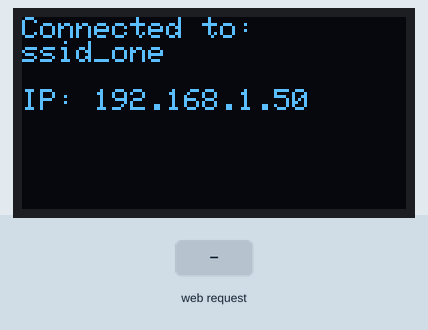
A sketch run on a simulated ESP8266 (NodeMCU). Shown: 128×64 one-colour display. Inputs (shaded band) come from the test bench. WiFi joins after 1.5 s; servers stay silent unless stated; what the sketch prints to the serial monitor is not drawn.

Above: at 3.1 s.
3.2 s: HTTP request GET /submit received
At 3.9 s:
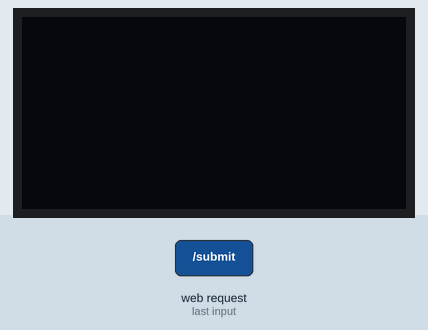
4.7 s: HTTP request GET /submit?text=1 received
At 5.9 s:
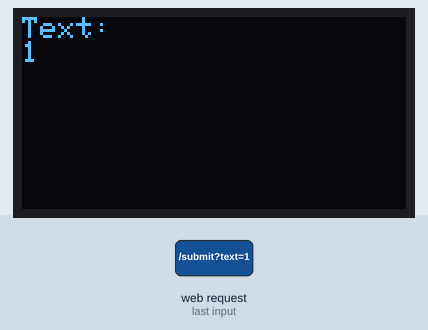
6.2 s: HTTP request GET /submit?number=1 received
At 7.3 s:
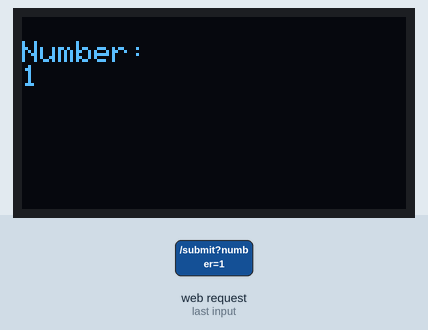
7.7 s: HTTP request GET /submit?text=1&number=1 received
At 8.4 s:
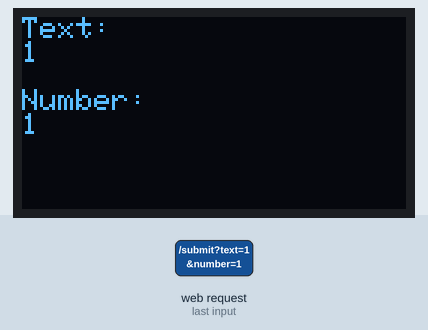
Timing chart, 0 to 10.7 s (numbered marks = the images above; inputs shaded):
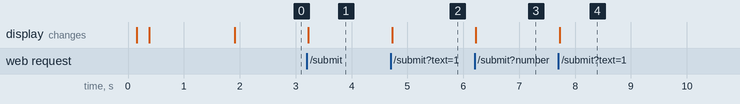

The sketch:

wifi-POC-simpleWebserver.ino
```cpp
#include <ESP8266WiFi.h>
#include <ESP8266WebServer.h>
#include <Wire.h>
#include <Adafruit_GFX.h>
#include <Adafruit_SSD1306.h>

/* ===== OLED CONFIG ===== */
#define SCREEN_WIDTH 128
#define SCREEN_HEIGHT 64
#define OLED_RESET -1

#define D1 5   // SCL
#define D2 4   // SDA

Adafruit_SSD1306 display(SCREEN_WIDTH, SCREEN_HEIGHT, &Wire, OLED_RESET);

/* ===== WIFI CONFIG ===== */
struct WiFiCred {
  const char* ssid;
  const char* password;
};

WiFiCred wifiList[] = {
  {"ssid_one", "password_one"},
  {"ssid_two", "password_two"},
  {"ssid_three", "password_three"}
};

const int WIFI_COUNT = sizeof(wifiList) / sizeof(wifiList[0]);
int currentWiFi = 0;
bool wifiConnected = false;

/* ===== WEB SERVER ===== */
ESP8266WebServer server(80);

/* ===== DISPLAY STATE ===== */
bool showingMessage = false;
unsigned long messageTime = 0;
const unsigned long MESSAGE_DISPLAY_TIME = 5000;

/* ===== WEB HANDLERS ===== */
void handleRoot() {
  String page =
    "<html><body>"
    "<h2>ESP8266 Control</h2>"
    "<form action='/submit' method='GET'>"
    "Text: <input type='text' name='text'><br><br>"
    "Number: <input type='number' name='number'><br><br>"
    "<input type='submit' value='Send'>"
    "</form>"
    "</body></html>";

  server.send(200, "text/html", page);
}

void handleSubmit() {
  String textValue = server.hasArg("text") ? server.arg("text") : "";
  String numberValue = server.hasArg("number") ? server.arg("number") : "";

  display.clearDisplay();
  display.setTextSize(1);
  display.setCursor(0, 0);

  if (textValue.length()) {
    display.println("Text:");
    display.println(textValue);
  }

  if (numberValue.length()) {
    display.println();
    display.println("Number:");
    display.println(numberValue);
  }

  display.display();

  showingMessage = true;
  messageTime = millis();

  server.sendHeader("Location", "/");
  server.send(303);
}

/* ===== OLED SCREENS ===== */
void showTryingScreen(const char* ssid) {
  display.clearDisplay();
  display.setTextSize(1);
  display.setCursor(0, 0);
  display.println("Trying WiFi:");
  display.println(ssid);
  display.display();
}

void showConnectedScreen(const char* ssid) {
  display.clearDisplay();
  display.setTextSize(1);
  display.setCursor(0, 0);
  display.println("Connected to:");
  display.println(ssid);
  display.println();
  display.print("IP: ");
  display.println(WiFi.localIP());
  display.display();
}

/* ===== WIFI LOGIC ===== */
void connectToWiFi() {
  wifiConnected = false;

  for (currentWiFi = 0; currentWiFi < WIFI_COUNT; currentWiFi++) {
    WiFi.disconnect();
    delay(200);

    showTryingScreen(wifiList[currentWiFi].ssid);

    WiFi.begin(
      wifiList[currentWiFi].ssid,
      wifiList[currentWiFi].password
    );

    unsigned long startAttempt = millis();

    while (millis() - startAttempt < 8000) {  // 8s per SSID
      if (WiFi.status() == WL_CONNECTED) {
        wifiConnected = true;
        showConnectedScreen(wifiList[currentWiFi].ssid);
        Serial.println("Connected to:");
        Serial.println(wifiList[currentWiFi].ssid);
        return;
      }
      delay(250);
    }
  }

  // If all fail, wait and retry from beginning
  delay(2000);
}

/* ===== SETUP ===== */
void setup() {
  Serial.begin(9600);
  delay(100);

  /* OLED INIT */
  Wire.begin(D2, D1);

  if (!display.begin(SSD1306_SWITCHCAPVCC, 0x3C)) {
    Serial.println("OLED failed");
    while (true);
  }

  display.setTextColor(SSD1306_WHITE);
  display.clearDisplay();
  display.setCursor(0, 0);
  display.println("Booting...");
  display.display();

  /* WIFI INIT */
  WiFi.mode(WIFI_STA);
  connectToWiFi();

  /* WEB SERVER */
  server.on("/", handleRoot);
  server.on("/submit", handleSubmit);
  server.begin();
}

/* ===== LOOP ===== */
void loop() {
  server.handleClient();

  // Restore default screen after message
  if (showingMessage && millis() - messageTime >= MESSAGE_DISPLAY_TIME) {
    showingMessage = false;
    showConnectedScreen(wifiList[currentWiFi].ssid);
  }

  // Detect WiFi drop
  if (wifiConnected && WiFi.status() != WL_CONNECTED) {
    wifiConnected = false;
    connectToWiFi();
  }
}
```

Measured:
- after the input at 3.2 s, the display: changes at once (image 1)
- after the input at 4.7 s, the display: changes at once (image 2)
- after the input at 6.2 s, the display: changes at once (image 3)
- after the input at 7.7 s, the display: changes at once (image 4)
